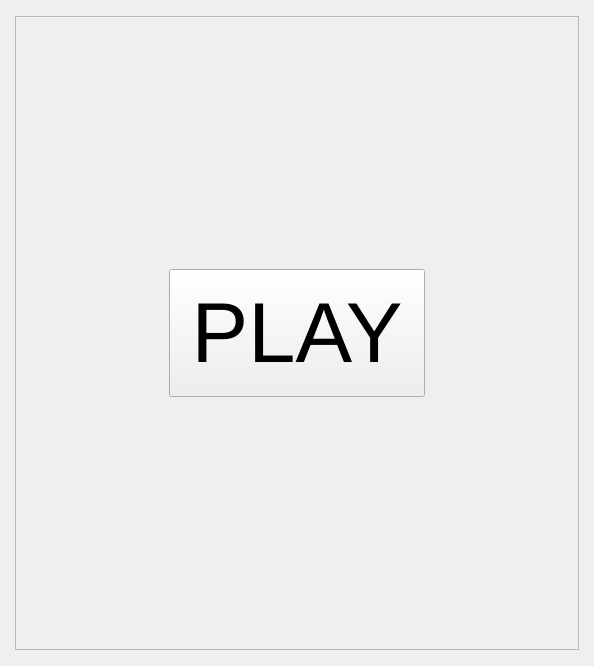
<?xml version="1.0" encoding="UTF-8"?>
<ui version="4.0">
 <class>Snake</class>
 <widget class="QWidget" name="Snake">
  <property name="geometry">
   <rect>
    <x>0</x>
    <y>0</y>
    <width>594</width>
    <height>666</height>
   </rect>
  </property>
  <property name="minimumSize">
   <size>
    <width>594</width>
    <height>666</height>
   </size>
  </property>
  <property name="focusPolicy">
   <enum>Qt::StrongFocus</enum>
  </property>
  <property name="windowTitle">
   <string notr="true">LogDoctor - Snake</string>
  </property>
  <property name="windowIcon">
   <iconset>
    <normalon>:/logo/logo/logdoctor.svg</normalon>
   </iconset>
  </property>
  <layout class="QGridLayout" name="gridLayout">
   <property name="leftMargin">
    <number>0</number>
   </property>
   <property name="topMargin">
    <number>0</number>
   </property>
   <property name="rightMargin">
    <number>0</number>
   </property>
   <property name="bottomMargin">
    <number>0</number>
   </property>
   <property name="spacing">
    <number>0</number>
   </property>
   <item row="0" column="1">
    <spacer name="verticalSpacer">
     <property name="orientation">
      <enum>Qt::Vertical</enum>
     </property>
     <property name="sizeHint" stdset="0">
      <size>
       <width>529</width>
       <height>14</height>
      </size>
     </property>
    </spacer>
   </item>
   <item row="1" column="0">
    <spacer name="horizontalSpacer">
     <property name="orientation">
      <enum>Qt::Horizontal</enum>
     </property>
     <property name="sizeHint" stdset="0">
      <size>
       <width>13</width>
       <height>590</height>
      </size>
     </property>
    </spacer>
   </item>
   <item row="1" column="2">
    <spacer name="horizontalSpacer_2">
     <property name="orientation">
      <enum>Qt::Horizontal</enum>
     </property>
     <property name="sizeHint" stdset="0">
      <size>
       <width>13</width>
       <height>590</height>
      </size>
     </property>
    </spacer>
   </item>
   <item row="2" column="1">
    <spacer name="verticalSpacer_2">
     <property name="orientation">
      <enum>Qt::Vertical</enum>
     </property>
     <property name="sizeHint" stdset="0">
      <size>
       <width>529</width>
       <height>14</height>
      </size>
     </property>
    </spacer>
   </item>
   <item row="1" column="1">
    <widget class="QStackedWidget" name="stackedWidget_GameDisplay">
     <property name="minimumSize">
      <size>
       <width>564</width>
       <height>634</height>
      </size>
     </property>
     <property name="maximumSize">
      <size>
       <width>564</width>
       <height>634</height>
      </size>
     </property>
     <property name="frameShape">
      <enum>QFrame::StyledPanel</enum>
     </property>
     <property name="frameShadow">
      <enum>QFrame::Raised</enum>
     </property>
     <property name="currentIndex">
      <number>0</number>
     </property>
     <widget class="QWidget" name="stackedPage_GameMenu">
      <layout class="QGridLayout" name="gridLayout_3">
       <item row="1" column="1" colspan="2">
        <widget class="QPushButton" name="button_Play">
         <property name="sizePolicy">
          <sizepolicy hsizetype="MinimumExpanding" vsizetype="Fixed">
           <horstretch>0</horstretch>
           <verstretch>0</verstretch>
          </sizepolicy>
         </property>
         <property name="minimumSize">
          <size>
           <width>256</width>
           <height>128</height>
          </size>
         </property>
         <property name="maximumSize">
          <size>
           <width>16777215</width>
           <height>128</height>
          </size>
         </property>
         <property name="font">
          <font>
           <pointsize>64</pointsize>
          </font>
         </property>
         <property name="text">
          <string>PLAY</string>
         </property>
        </widget>
       </item>
       <item row="2" column="1" colspan="2">
        <spacer name="verticalSpacer_4">
         <property name="orientation">
          <enum>Qt::Vertical</enum>
         </property>
         <property name="sizeHint" stdset="0">
          <size>
           <width>253</width>
           <height>234</height>
          </size>
         </property>
        </spacer>
       </item>
       <item row="0" column="1" colspan="2">
        <spacer name="verticalSpacer_3">
         <property name="orientation">
          <enum>Qt::Vertical</enum>
         </property>
         <property name="sizeHint" stdset="0">
          <size>
           <width>253</width>
           <height>234</height>
          </size>
         </property>
        </spacer>
       </item>
       <item row="1" column="0">
        <spacer name="horizontalSpacer_3">
         <property name="orientation">
          <enum>Qt::Horizontal</enum>
         </property>
         <property name="sizeHint" stdset="0">
          <size>
           <width>135</width>
           <height>125</height>
          </size>
         </property>
        </spacer>
       </item>
       <item row="1" column="3">
        <spacer name="horizontalSpacer_4">
         <property name="orientation">
          <enum>Qt::Horizontal</enum>
         </property>
         <property name="sizeHint" stdset="0">
          <size>
           <width>135</width>
           <height>125</height>
          </size>
         </property>
        </spacer>
       </item>
      </layout>
     </widget>
     <widget class="QWidget" name="stackedPage_GameBoard">
      <layout class="QVBoxLayout" name="verticalLayout">
       <item>
        <widget class="QFrame" name="frame_Score">
         <property name="minimumSize">
          <size>
           <width>544</width>
           <height>64</height>
          </size>
         </property>
         <property name="maximumSize">
          <size>
           <width>544</width>
           <height>64</height>
          </size>
         </property>
         <property name="frameShape">
          <enum>QFrame::StyledPanel</enum>
         </property>
         <property name="frameShadow">
          <enum>QFrame::Raised</enum>
         </property>
         <layout class="QHBoxLayout" name="horizontalLayout">
          <property name="spacing">
           <number>0</number>
          </property>
          <property name="leftMargin">
           <number>8</number>
          </property>
          <property name="topMargin">
           <number>4</number>
          </property>
          <property name="rightMargin">
           <number>8</number>
          </property>
          <property name="bottomMargin">
           <number>8</number>
          </property>
          <item>
           <widget class="QLCDNumber" name="lcd_Score">
            <property name="sizePolicy">
             <sizepolicy hsizetype="MinimumExpanding" vsizetype="Minimum">
              <horstretch>0</horstretch>
              <verstretch>0</verstretch>
             </sizepolicy>
            </property>
            <property name="digitCount">
             <number>1</number>
            </property>
            <property name="intValue" stdset="0">
             <number>0</number>
            </property>
           </widget>
          </item>
         </layout>
        </widget>
       </item>
       <item>
        <widget class="QGraphicsView" name="view_Field">
         <property name="minimumSize">
          <size>
           <width>544</width>
           <height>544</height>
          </size>
         </property>
         <property name="maximumSize">
          <size>
           <width>544</width>
           <height>544</height>
          </size>
         </property>
         <property name="focusPolicy">
          <enum>Qt::NoFocus</enum>
         </property>
         <property name="verticalScrollBarPolicy">
          <enum>Qt::ScrollBarAlwaysOff</enum>
         </property>
         <property name="horizontalScrollBarPolicy">
          <enum>Qt::ScrollBarAlwaysOff</enum>
         </property>
        </widget>
       </item>
      </layout>
     </widget>
    </widget>
   </item>
  </layout>
 </widget>
 <resources/>
 <connections/>
</ui>
